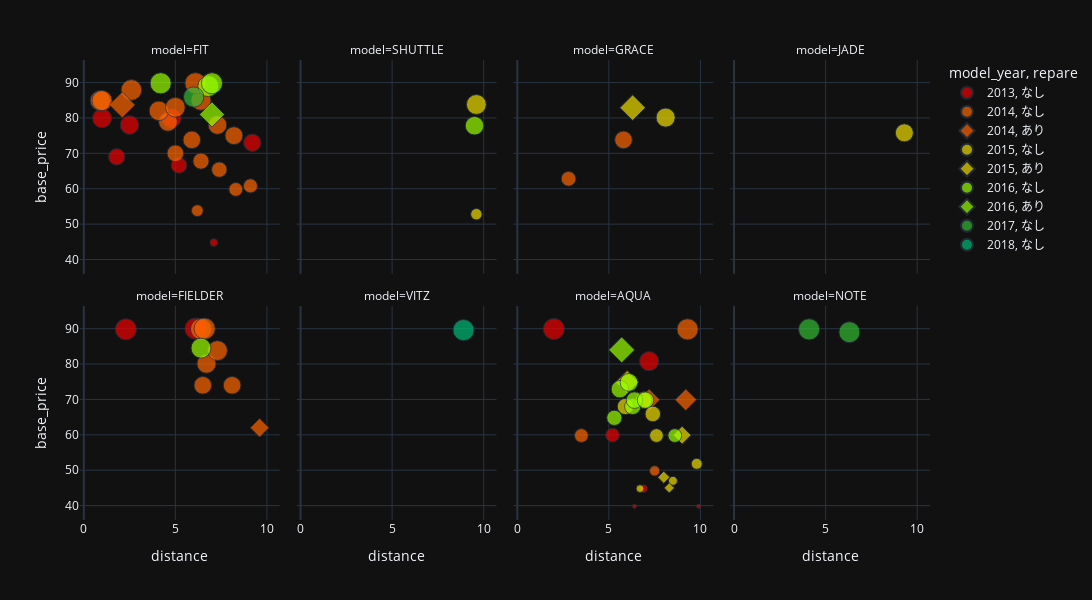

The notebook cell this image was saved under:
### Code cell
fig = px.scatter(cars,
                 x='distance',
                 size='ref_price',
                 size_max=15,
                 color='model_year',
                 category_orders = {'model_year':['2013','2014','2015','2016','2017','2018','2019','2020']},
                 y='base_price',
                 facet_col='model',
                 facet_col_wrap = 4,
                 template='plotly_dark',
                 symbol='repare',
                 hover_data=[cars.index,'base_price'],
                 color_discrete_sequence = ['#ee0000','#ff6600','#eedd00','#99ff00','#33bb33','#00bb77','0055ff'],
                 color_continuous_scale=px.colors.sequential.Turbo,
                height=600,
                width=1200)
# fig.update(layout_coloraxis_showscale=False)
fig.show()

### Figure 1 — Plotly figure (JSON) as saved in the notebook; plotly's stock layout.template omitted (floating-point values rounded to 4 significant figures)
{"data": [{"customdata": [[4], [5], [6], [20], [21], [22], [23]], "hovertemplate": "model_year=2013<br>repare=なし<br>model=FIT<br>distance=%{x}<br>base_price=%{y}<br>ref_price=%{marker.size}<br>index=%{customdata[0]}<extra></extra>", "legendgroup": "2013, なし", "marker": {"color": "#ee0000", "size": [7, 42.1, 42.1, 31.2, 28.8, 35.2, 40.2], "sizemode": "area", "sizeref": 0.232, "symbol": "circle"}, "mode": "markers", "name": "2013, なし", "orientation": "v", "showlegend": true, "type": "scatter", "x": [7.1, 4.8, 1, 1.8, 5.2, 9.2, 2.5], "xaxis": "x5", "y": [44.8, 79.9, 79.9, 69, 66.6, 73, 78], "yaxis": "y5"}, {"customdata": [[43], [47]], "hovertemplate": "model_year=2013<br>repare=なし<br>model=FIELDER<br>distance=%{x}<br>base_price=%{y}<br>ref_price=%{marker.size}<br>index=%{customdata[0]}<extra></extra>", "legendgroup": "2013, なし", "marker": {"color": "#ee0000", "size": [52, 52.2], "sizemode": "area", "sizeref": 0.232, "symbol": "circle"}, "mode": "markers", "name": "2013, なし", "orientation": "v", "showlegend": false, "type": "scatter", "x": [2.3, 6.1], "xaxis": "x", "y": [89.8, 90], "yaxis": "y"}, {"customdata": [[62], [63], [64], [65], [66], [67]], "hovertemplate": "model_year=2013<br>repare=なし<br>model=AQUA<br>distance=%{x}<br>base_price=%{y}<br>ref_price=%{marker.size}<br>index=%{customdata[0]}<extra></extra>", "legendgroup": "2013, なし", "marker": {"color": "#ee0000", "size": [2, 2, 7, 22.1, 43, 52.1], "sizemode": "area", "sizeref": 0.232, "symbol": "circle"}, "mode": "markers", "name": "2013, なし", "orientation": "v", "showlegend": false, "type": "scatter", "x": [9.9, 6.4, 6.9, 5.2, 7.2, 2], "xaxis": "x3", "y": [39.8, 39.8, 44.8, 59.9, 80.8, 89.9], "yaxis": "y3"}, {"customdata": [[1], [2], [3], [11], [12], [13], [14], [15], [16], [17], [18], [19], [24], [25], [26], [27], [29]], "hovertemplate": "model_year=2014<br>repare=なし<br>model=FIT<br>distance=%{x}<br>base_price=%{y}<br>ref_price=%{marker.size}<br>index=%{customdata[0]}<extra></extra>", "legendgroup": "2014, なし", "marker": {"color": "#ff6600", "size": [30, 47.1, 50.1, 22, 32.2, 36, 37.2, 40.2, 41.1, 44.2, 47.2, 52, 47.1, 16, 27.6, 23, 45.2], "sizemode": "area", "sizeref": 0.232, "symbol": "circle"}, "mode": "markers", "name": "2014, なし", "orientation": "v", "showlegend": true, "type": "scatter", "x": [6.4, 0.9, 2.6, 8.3, 5, 5.9, 8.2, 7.3, 4.6, 4.1, 6.4, 6.1, 1, 6.2, 7.4, 9.1, 5], "xaxis": "x5", "y": [67.8, 84.9, 87.9, 59.8, 70, 73.8, 75, 78, 78.9, 82, 85, 89.8, 84.9, 53.8, 65.4, 60.8, 83], "yaxis": "y5"}, {"customdata": [[35], [36]], "hovertemplate": "model_year=2014<br>repare=なし<br>model=GRACE<br>distance=%{x}<br>base_price=%{y}<br>ref_price=%{marker.size}<br>index=%{customdata[0]}<extra></extra>", "legendgroup": "2014, なし", "marker": {"color": "#ff6600", "size": [25, 36], "sizemode": "area", "sizeref": 0.232, "symbol": "circle"}, "mode": "markers", "name": "2014, なし", "orientation": "v", "showlegend": false, "type": "scatter", "x": [2.8, 5.8], "xaxis": "x7", "y": [62.8, 73.8], "yaxis": "y7"}, {"customdata": [[38], [39], [41], [42], [45], [46]], "hovertemplate": "model_year=2014<br>repare=なし<br>model=FIELDER<br>distance=%{x}<br>base_price=%{y}<br>ref_price=%{marker.size}<br>index=%{customdata[0]}<extra></extra>", "legendgroup": "2014, なし", "marker": {"color": "#ff6600", "size": [52.1, 42.3, 36.2, 36.2, 52.2, 46], "sizemode": "area", "sizeref": 0.232, "symbol": "circle"}, "mode": "markers", "name": "2014, なし", "orientation": "v", "showlegend": false, "type": "scatter", "x": [6.4, 6.7, 8.1, 6.5, 6.6, 7.3], "xaxis": "x", "y": [89.9, 80.1, 74, 74, 90, 83.8], "yaxis": "y"}, {"customdata": [[57], [60], [61]], "hovertemplate": "model_year=2014<br>repare=なし<br>model=AQUA<br>distance=%{x}<br>base_price=%{y}<br>ref_price=%{marker.size}<br>index=%{customdata[0]}<extra></extra>", "legendgroup": "2014, なし", "marker": {"color": "#ff6600", "size": [12, 22, 52], "sizemode": "area", "sizeref": 0.232, "symbol": "circle"}, "mode": "markers", "name": "2014, なし", "orientation": "v", "showlegend": false, "type": "scatter", "x": [7.5, 3.5, 9.3], "xaxis": "x3", "y": [49.8, 59.8, 89.8], "yaxis": "y3"}, {"customdata": [[28]], "hovertemplate": "model_year=2014<br>repare=あり<br>model=FIT<br>distance=%{x}<br>base_price=%{y}<br>ref_price=%{marker.size}<br>index=%{customdata[0]}<extra></extra>", "legendgroup": "2014, あり", "marker": {"color": "#ff6600", "size": [45.9], "sizemode": "area", "sizeref": 0.232, "symbol": "diamond"}, "mode": "markers", "name": "2014, あり", "orientation": "v", "showlegend": true, "type": "scatter", "x": [2.1], "xaxis": "x5", "y": [83.7], "yaxis": "y5"}, {"customdata": [[44]], "hovertemplate": "model_year=2014<br>repare=あり<br>model=FIELDER<br>distance=%{x}<br>base_price=%{y}<br>ref_price=%{marker.size}<br>index=%{customdata[0]}<extra></extra>", "legendgroup": "2014, あり", "marker": {"color": "#ff6600", "size": [24.2], "sizemode": "area", "sizeref": 0.232, "symbol": "diamond"}, "mode": "markers", "name": "2014, あり", "orientation": "v", "showlegend": false, "type": "scatter", "x": [9.6], "xaxis": "x", "y": [62], "yaxis": "y"}, {"customdata": [[58], [59]], "hovertemplate": "model_year=2014<br>repare=あり<br>model=AQUA<br>distance=%{x}<br>base_price=%{y}<br>ref_price=%{marker.size}<br>index=%{customdata[0]}<extra></extra>", "legendgroup": "2014, あり", "marker": {"color": "#ff6600", "size": [32.1, 32.1], "sizemode": "area", "sizeref": 0.232, "symbol": "diamond"}, "mode": "markers", "name": "2014, あり", "orientation": "v", "showlegend": false, "type": "scatter", "x": [9.2, 7.2], "xaxis": "x3", "y": [69.9, 69.9], "yaxis": "y3"}, {"customdata": [[31], [32]], "hovertemplate": "model_year=2015<br>repare=なし<br>model=SHUTTLE<br>distance=%{x}<br>base_price=%{y}<br>ref_price=%{marker.size}<br>index=%{customdata[0]}<extra></extra>", "legendgroup": "2015, なし", "marker": {"color": "#eedd00", "size": [46, 15], "sizemode": "area", "sizeref": 0.232, "symbol": "circle"}, "mode": "markers", "name": "2015, なし", "orientation": "v", "showlegend": true, "type": "scatter", "x": [9.6, 9.6], "xaxis": "x6", "y": [83.8, 52.8], "yaxis": "y6"}, {"customdata": [[34]], "hovertemplate": "model_year=2015<br>repare=なし<br>model=GRACE<br>distance=%{x}<br>base_price=%{y}<br>ref_price=%{marker.size}<br>index=%{customdata[0]}<extra></extra>", "legendgroup": "2015, なし", "marker": {"color": "#eedd00", "size": [42.3], "sizemode": "area", "sizeref": 0.232, "symbol": "circle"}, "mode": "markers", "name": "2015, なし", "orientation": "v", "showlegend": false, "type": "scatter", "x": [8.1], "xaxis": "x7", "y": [80.1], "yaxis": "y7"}, {"customdata": [[37]], "hovertemplate": "model_year=2015<br>repare=なし<br>model=JADE<br>distance=%{x}<br>base_price=%{y}<br>ref_price=%{marker.size}<br>index=%{customdata[0]}<extra></extra>", "legendgroup": "2015, なし", "marker": {"color": "#eedd00", "size": [38], "sizemode": "area", "sizeref": 0.232, "symbol": "circle"}, "mode": "markers", "name": "2015, なし", "orientation": "v", "showlegend": false, "type": "scatter", "x": [9.3], "xaxis": "x8", "y": [75.8], "yaxis": "y8"}, {"customdata": [[53], [54], [56], [75], [76], [77], [78]], "hovertemplate": "model_year=2015<br>repare=なし<br>model=AQUA<br>distance=%{x}<br>base_price=%{y}<br>ref_price=%{marker.size}<br>index=%{customdata[0]}<extra></extra>", "legendgroup": "2015, なし", "marker": {"color": "#eedd00", "size": [14, 22, 32, 7, 9.2, 28.1, 30.2], "sizemode": "area", "sizeref": 0.232, "symbol": "circle"}, "mode": "markers", "name": "2015, なし", "orientation": "v", "showlegend": false, "type": "scatter", "x": [9.8, 7.6, 6.9, 6.7, 8.5, 7.4, 5.9], "xaxis": "x3", "y": [51.8, 59.8, 69.8, 44.8, 47, 65.9, 68], "yaxis": "y3"}, {"customdata": [[33]], "hovertemplate": "model_year=2015<br>repare=あり<br>model=GRACE<br>distance=%{x}<br>base_price=%{y}<br>ref_price=%{marker.size}<br>index=%{customdata[0]}<extra></extra>", "legendgroup": "2015, あり", "marker": {"color": "#eedd00", "size": [45.1], "sizemode": "area", "sizeref": 0.232, "symbol": "diamond"}, "mode": "markers", "name": "2015, あり", "orientation": "v", "showlegend": true, "type": "scatter", "x": [6.3], "xaxis": "x7", "y": [82.9], "yaxis": "y7"}, {"customdata": [[52], [55], [73], [74]], "hovertemplate": "model_year=2015<br>repare=あり<br>model=AQUA<br>distance=%{x}<br>base_price=%{y}<br>ref_price=%{marker.size}<br>index=%{customdata[0]}<extra></extra>", "legendgroup": "2015, あり", "marker": {"color": "#eedd00", "size": [10.2, 37.1, 22.1, 7.2], "sizemode": "area", "sizeref": 0.232, "symbol": "diamond"}, "mode": "markers", "name": "2015, あり", "orientation": "v", "showlegend": false, "type": "scatter", "x": [8, 6, 9, 8.3], "xaxis": "x3", "y": [48, 74.9, 59.9, 45], "yaxis": "y3"}, {"customdata": [[8], [9], [10]], "hovertemplate": "model_year=2016<br>repare=なし<br>model=FIT<br>distance=%{x}<br>base_price=%{y}<br>ref_price=%{marker.size}<br>index=%{customdata[0]}<extra></extra>", "legendgroup": "2016, なし", "marker": {"color": "#99ff00", "size": [51.2, 52, 52], "sizemode": "area", "sizeref": 0.232, "symbol": "circle"}, "mode": "markers", "name": "2016, なし", "orientation": "v", "showlegend": true, "type": "scatter", "x": [6.8, 7, 4.2], "xaxis": "x5", "y": [89, 89.8, 89.8], "yaxis": "y5"}, {"customdata": [[30]], "hovertemplate": "model_year=2016<br>repare=なし<br>model=SHUTTLE<br>distance=%{x}<br>base_price=%{y}<br>ref_price=%{marker.size}<br>index=%{customdata[0]}<extra></extra>", "legendgroup": "2016, なし", "marker": {"color": "#99ff00", "size": [40], "sizemode": "area", "sizeref": 0.232, "symbol": "circle"}, "mode": "markers", "name": "2016, なし", "orientation": "v", "showlegend": false, "type": "scatter", "x": [9.5], "xaxis": "x6", "y": [77.8], "yaxis": "y6"}, {"customdata": [[40]], "hovertemplate": "model_year=2016<br>repare=なし<br>model=FIELDER<br>distance=%{x}<br>base_price=%{y}<br>ref_price=%{marker.size}<br>index=%{customdata[0]}<extra></extra>", "legendgroup": "2016, なし", "marker": {"color": "#99ff00", "size": [46.7], "sizemode": "area", "sizeref": 0.232, "symbol": "circle"}, "mode": "markers", "name": "2016, なし", "orientation": "v", "showlegend": false, "type": "scatter", "x": [6.4], "xaxis": "x", "y": [84.5], "yaxis": "y"}, {"customdata": [[49], [50], [68], [69], [70], [71], [72]], "hovertemplate": "model_year=2016<br>repare=なし<br>model=AQUA<br>distance=%{x}<br>base_price=%{y}<br>ref_price=%{marker.size}<br>index=%{customdata[0]}<extra></extra>", "legendgroup": "2016, なし", "marker": {"color": "#99ff00", "size": [27, 30.2, 35.1, 32, 22, 32, 37], "sizemode": "area", "sizeref": 0.232, "symbol": "circle"}, "mode": "markers", "name": "2016, なし", "orientation": "v", "showlegend": false, "type": "scatter", "x": [5.3, 6.3, 5.6, 6.4, 8.6, 7, 6.1], "xaxis": "x3", "y": [64.8, 68, 72.9, 69.8, 59.8, 69.8, 74.8], "yaxis": "y3"}, {"customdata": [[7]], "hovertemplate": "model_year=2016<br>repare=あり<br>model=FIT<br>distance=%{x}<br>base_price=%{y}<br>ref_price=%{marker.size}<br>index=%{customdata[0]}<extra></extra>", "legendgroup": "2016, あり", "marker": {"color": "#99ff00", "size": [43.2], "sizemode": "area", "sizeref": 0.232, "symbol": "diamond"}, "mode": "markers", "name": "2016, あり", "orientation": "v", "showlegend": true, "type": "scatter", "x": [7], "xaxis": "x5", "y": [81], "yaxis": "y5"}, {"customdata": [[51]], "hovertemplate": "model_year=2016<br>repare=あり<br>model=AQUA<br>distance=%{x}<br>base_price=%{y}<br>ref_price=%{marker.size}<br>index=%{customdata[0]}<extra></extra>", "legendgroup": "2016, あり", "marker": {"color": "#99ff00", "size": [46.2], "sizemode": "area", "sizeref": 0.232, "symbol": "diamond"}, "mode": "markers", "name": "2016, あり", "orientation": "v", "showlegend": false, "type": "scatter", "x": [5.7], "xaxis": "x3", "y": [84], "yaxis": "y3"}, {"customdata": [[0]], "hovertemplate": "model_year=2017<br>repare=なし<br>model=FIT<br>distance=%{x}<br>base_price=%{y}<br>ref_price=%{marker.size}<br>index=%{customdata[0]}<extra></extra>", "legendgroup": "2017, なし", "marker": {"color": "#33bb33", "size": [48.1], "sizemode": "area", "sizeref": 0.232, "symbol": "circle"}, "mode": "markers", "name": "2017, なし", "orientation": "v", "showlegend": true, "type": "scatter", "x": [6], "xaxis": "x5", "y": [85.9], "yaxis": "y5"}, {"customdata": [[79], [80]], "hovertemplate": "model_year=2017<br>repare=なし<br>model=NOTE<br>distance=%{x}<br>base_price=%{y}<br>ref_price=%{marker.size}<br>index=%{customdata[0]}<extra></extra>", "legendgroup": "2017, なし", "marker": {"color": "#33bb33", "size": [52, 51.2], "sizemode": "area", "sizeref": 0.232, "symbol": "circle"}, "mode": "markers", "name": "2017, なし", "orientation": "v", "showlegend": false, "type": "scatter", "x": [4.1, 6.3], "xaxis": "x4", "y": [89.8, 89], "yaxis": "y4"}, {"customdata": [[48]], "hovertemplate": "model_year=2018<br>repare=なし<br>model=VITZ<br>distance=%{x}<br>base_price=%{y}<br>ref_price=%{marker.size}<br>index=%{customdata[0]}<extra></extra>", "legendgroup": "2018, なし", "marker": {"color": "#00bb77", "size": [51.8], "sizemode": "area", "sizeref": 0.232, "symbol": "circle"}, "mode": "markers", "name": "2018, なし", "orientation": "v", "showlegend": true, "type": "scatter", "x": [8.9], "xaxis": "x2", "y": [89.6], "yaxis": "y2"}], "layout": {"annotations": [{"font": {}, "showarrow": false, "text": "model=FIELDER", "x": 0.1175, "xanchor": "center", "xref": "paper", "y": 0.465, "yanchor": "bottom", "yref": "paper"}, {"font": {}, "showarrow": false, "text": "model=VITZ", "x": 0.3725, "xanchor": "center", "xref": "paper", "y": 0.465, "yanchor": "bottom", "yref": "paper"}, {"font": {}, "showarrow": false, "text": "model=AQUA", "x": 0.6275, "xanchor": "center", "xref": "paper", "y": 0.465, "yanchor": "bottom", "yref": "paper"}, {"font": {}, "showarrow": false, "text": "model=NOTE", "x": 0.8825, "xanchor": "center", "xref": "paper", "y": 0.465, "yanchor": "bottom", "yref": "paper"}, {"font": {}, "showarrow": false, "text": "model=FIT", "x": 0.1175, "xanchor": "center", "xref": "paper", "y": 1.0, "yanchor": "bottom", "yref": "paper"}, {"font": {}, "showarrow": false, "text": "model=SHUTTLE", "x": 0.3725, "xanchor": "center", "xref": "paper", "y": 1.0, "yanchor": "bottom", "yref": "paper"}, {"font": {}, "showarrow": false, "text": "model=GRACE", "x": 0.6275, "xanchor": "center", "xref": "paper", "y": 1.0, "yanchor": "bottom", "yref": "paper"}, {"font": {}, "showarrow": false, "text": "model=JADE", "x": 0.8825, "xanchor": "center", "xref": "paper", "y": 1.0, "yanchor": "bottom", "yref": "paper"}], "height": 600, "legend": {"itemsizing": "constant", "title": {"text": "model_year, repare"}, "tracegroupgap": 0}, "margin": {"t": 60}, "width": 1200, "xaxis": {"anchor": "y", "domain": [0, 0.235], "title": {"text": "distance"}}, "xaxis2": {"anchor": "y2", "domain": [0.255, 0.49], "matches": "x", "title": {"text": "distance"}}, "xaxis3": {"anchor": "y3", "domain": [0.51, 0.745], "matches": "x", "title": {"text": "distance"}}, "xaxis4": {"anchor": "y4", "domain": [0.765, 1.0], "matches": "x", "title": {"text": "distance"}}, "xaxis5": {"anchor": "y5", "domain": [0, 0.235], "matches": "x", "showticklabels": false}, "xaxis6": {"anchor": "y6", "domain": [0.255, 0.49], "matches": "x", "showticklabels": false}, "xaxis7": {"anchor": "y7", "domain": [0.51, 0.745], "matches": "x", "showticklabels": false}, "xaxis8": {"anchor": "y8", "domain": [0.765, 1.0], "matches": "x", "showticklabels": false}, "yaxis": {"anchor": "x", "domain": [0, 0.465], "title": {"text": "base_price"}}, "yaxis2": {"anchor": "x2", "domain": [0, 0.465], "matches": "y", "showticklabels": false}, "yaxis3": {"anchor": "x3", "domain": [0, 0.465], "matches": "y", "showticklabels": false}, "yaxis4": {"anchor": "x4", "domain": [0, 0.465], "matches": "y", "showticklabels": false}, "yaxis5": {"anchor": "x5", "domain": [0.535, 1.0], "matches": "y", "title": {"text": "base_price"}}, "yaxis6": {"anchor": "x6", "domain": [0.535, 1.0], "matches": "y", "showticklabels": false}, "yaxis7": {"anchor": "x7", "domain": [0.535, 1.0], "matches": "y", "showticklabels": false}, "yaxis8": {"anchor": "x8", "domain": [0.535, 1.0], "matches": "y", "showticklabels": false}}}
